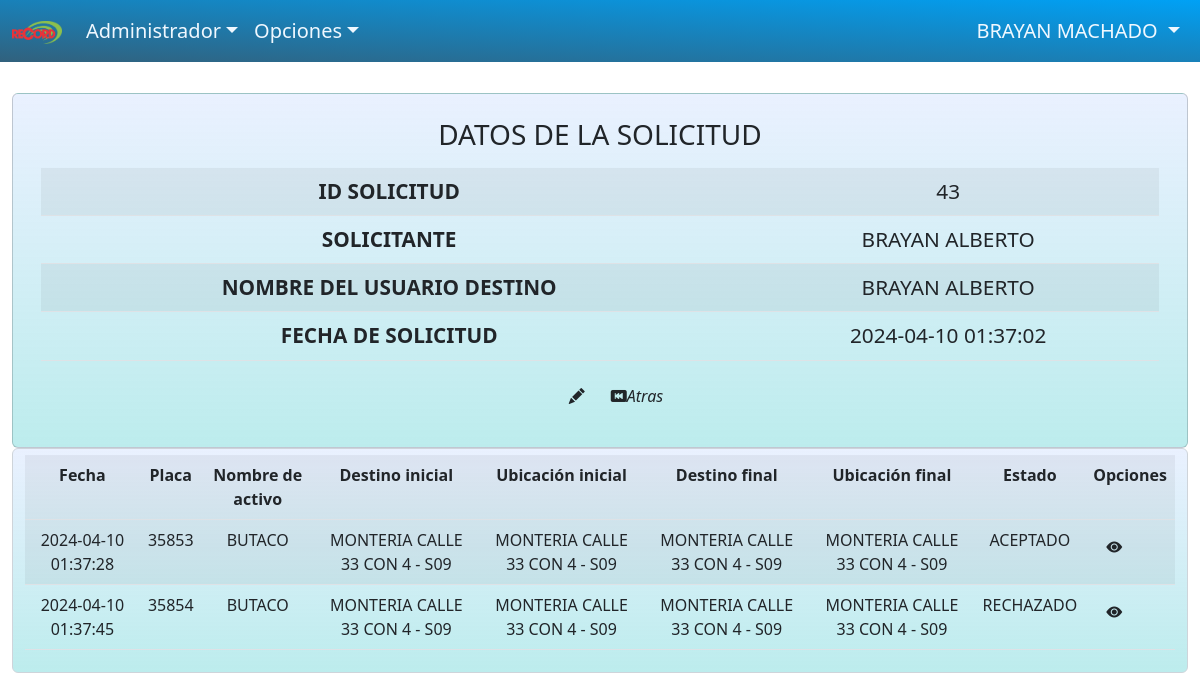
The page /administrador/traslados/asignacion_activos.php?id_solicitud=43&nombre_solicitante=6473874 (signed in) on the database its author committed.
### tables this page shows
CREATE TABLE `solicitudes_transferencia` (
  `id` int NOT NULL,
  `usuario_origen` int NOT NULL,
  `usuario_destino` int NOT NULL,
  `zona` int DEFAULT NULL,
  `centro_costo` int NOT NULL,
  `destino` int NOT NULL,
  `ubicacion` int NOT NULL,
  `fecha_solicitud` timestamp NULL DEFAULT CURRENT_TIMESTAMP,
  `estado` int NOT NULL DEFAULT '3'
);

CREATE TABLE `usuarios` (
  `identificacion` int NOT NULL,
  `nombres` varchar(45) DEFAULT NULL,
  `apellidos` varchar(50) NOT NULL,
  `usuario` varchar(45) DEFAULT NULL,
  `password` varchar(5000) DEFAULT NULL,
  `rol` int DEFAULT NULL,
  `fk_idzona` int DEFAULT NULL,
  `estado` int DEFAULT NULL
);

CREATE TABLE `activos_solicitud` (
  `id` int NOT NULL,
  `id_solicitud` int DEFAULT NULL,
  `id_activo` int NOT NULL,
  `ubicacion_inicial` int DEFAULT NULL,
  `destino_inicial` int DEFAULT NULL,
  `estado` int DEFAULT '3',
  `id_usuario_destino` int NOT NULL,
  `fecha_creacion` timestamp NULL DEFAULT CURRENT_TIMESTAMP
);

CREATE TABLE `activos_fijos` (
  `id` int NOT NULL,
  `num_placa_activo` int NOT NULL,
  `serial_activo` varchar(45) NOT NULL,
  `nombre_producto` int NOT NULL,
  `fk_desti_id` int NOT NULL,
  `fk_ubica_id` int NOT NULL,
  `fk_cedula` int NOT NULL,
  `fk_idtipoactivos` int NOT NULL,
  `estado` int NOT NULL,
  `fk_idprovedor` int NOT NULL,
  `fecha_activo` varchar(45) NOT NULL,
  `num_factura_activo` varchar(45) NOT NULL,
  `precio_activo` varchar(45) NOT NULL,
  `fk_idmarcas` int NOT NULL,
  `activofijo_repuesto` int DEFAULT NULL,
  `fk_idcentrocosto` int NOT NULL,
  `fk_idjerarquiactivo` int NOT NULL,
  `fk_idzona` int NOT NULL
);

CREATE TABLE `producto` (
  `id` int NOT NULL,
  `nombre_producto` varchar(255) NOT NULL,
  `estado` int DEFAULT NULL
);

CREATE TABLE `destino` (
  `desti_id` int NOT NULL,
  `nombre_destino` varchar(60) DEFAULT NULL,
  `fk_idcentrocosto` int DEFAULT NULL,
  `fk_pais` int DEFAULT NULL,
  `fk_departamento` int DEFAULT NULL,
  `fk_ciudad` int DEFAULT NULL,
  `estado` int DEFAULT NULL
);

CREATE TABLE `ubicacion` (
  `ubica_id` int NOT NULL,
  `nombre_ubicacion` varchar(1000) DEFAULT NULL,
  `fk_desti_id` int DEFAULT NULL,
  `fk_pais` int DEFAULT NULL,
  `fk_departamento` int DEFAULT NULL,
  `fk_ciudad` int DEFAULT NULL,
  `estado` int DEFAULT NULL
);

CREATE TABLE `estadotraslado` (
  `id` int NOT NULL,
  `nombre` varchar(15) NOT NULL
);

### administrador/traslados/asignacion_activos.php (the view, shortened to what this page needs)
<?php
include '../../database/db.php';
$id_solicitud = $_GET['id_solicitud'];
$sql = "SELECT st.id AS id_solicitud, aso.id AS id_activos_solicitud , aso.estado, st.fecha_solicitud, st.usuario_origen, st.usuario_destino, st.centro_costo,
    CASE WHEN EXISTS (
        SELECT 1
        FROM activos_solicitud aso
        WHERE aso.id_solicitud = st.id
    ) THEN dns.nombre_destino ELSE NULL END AS destino_final,
    CASE WHEN EXISTS (
        SELECT 1
        FROM activos_solicitud aso
        WHERE aso.id_solicitud = st.id
    ) THEN ubi.nombre_ubicacion ELSE NULL END AS ubicacion_final,
    af.num_placa_activo AS placa_activo, pr.nombre_producto AS nombre_activo, dn.nombre_destino AS destino_inicial,
    ub.nombre_ubicacion AS ubicacion_inicial,
    est.nombre AS nombre_estado_traslado, aso.fecha_creacion AS fecha_creacion
    FROM solicitudes_transferencia st
    LEFT JOIN activos_solicitud aso ON st.id = aso.id_solicitud
    LEFT JOIN activos_fijos af ON aso.id_activo = af.num_placa_activo
    LEFT JOIN producto pr ON af.nombre_producto = pr.id
    LEFT JOIN destino dn ON aso.destino_inicial = dn.desti_id
    LEFT JOIN ubicacion ub ON aso.ubicacion_inicial = ub.ubica_id
    LEFT JOIN ubicacion ubi ON st.ubicacion = ubi.ubica_id
    LEFT JOIN destino dns ON st.destino = dns.desti_id
    LEFT JOIN estadotraslado est ON aso.estado = est.id
    WHERE st.id = $id_solicitud";
$result = $conexion->query($sql);
$sqli = "SELECT st.fecha_solicitud, st.usuario_destino AS usuario_envio_destino, usu.nombres AS usuario_origen, usua.nombres AS usuario_destino
    FROM solicitudes_transferencia st
    LEFT JOIN usuarios usu ON st.usuario_origen = usu.identificacion
    LEFT JOIN usuarios usua ON st.usuario_destino = usua.identificacion
    WHERE st.id =  $id_solicitud";
$resultados = $conexion->query($sqli);
$solicitudess = $resultados->fetch_assoc();
?>
<!DOCTYPE html>
<html lang="en">
<head>
    <link rel="stylesheet" href="https://cdn.jsdelivr.net/npm/bootstrap@5.2.3/dist/css/bootstrap.min.css">
    <link rel="stylesheet" href="../../css/activos.css">
    <link href="https://unpkg.com/slim-select@latest/dist/slimselect.css" rel="stylesheet">
    <link rel="stylesheet" href="https://cdn.jsdelivr.net/npm/bootstrap-icons@1.11.3/font/bootstrap-icons.min.css">
</head>
<body>
    <?php
    include('../pantallas/header_pantallas.php');
    ?>
    <br>
    <div class="container tam-card-personal">
        <div class="row">
            <div class="col md-8">
                <div class="bg-card-personal card  text-white">
                    <div class="card-body ">
                        <div class="row">
                            <div class="col text-dark">
                                <h3 class="card-title "> DATOS DE LA SOLICITUD</h3>
                                <div class="container">
                                    <table class="bigtables table  table-striped table-hover text-dark">
                                        <tbody>
                                            <tr class="">
                                                <th>ID SOLICITUD</th>
                                                <td><?php echo $id_solicitud; ?></td>
                                            </tr>
                                            <tr>
                                                <th>SOLICITANTE</th>
                                                <td>
                                                    <?php echo $solicitudess["usuario_origen"]; ?>
                                                </td>
                                            </tr>
                                            <tr>
                                                <th>NOMBRE DEL USUARIO DESTINO</th>
                                                <td><?php echo $solicitudess["usuario_destino"]; ?></td>
                                            </tr>
                                            <tr>
                                                <th>FECHA DE SOLICITUD</th>
                                                <td><?php echo $solicitudess["fecha_solicitud"]; ?></td>
                                            </tr>
                                        </tbody>
                                    </table>
                                </div>
                                <i>
                                    <ul class="separar d-flex">
                                        <li><a title="Editar" class=" bi bi-pencil-fill btn text-dark" href=""></a></li>
                                        <li><a title="Atras" class="bi bi-skip-backward-btn-fill text-dark btn"
                                                href="solicitudes.php">Atras</a></li>
                                    </ul>
                                </i>
                            </div>
                        </div>
                    </div>
                </div>
            </div>
        </div>
    </div>
    <div class="container tam-card-personal">
        <div class="container form-control bg-card-personal">
            <div class="row">
                <div class="col-md-8">
                    <?php if ($result->num_rows > 0): ?>
                    <table class="bigtables table  table-striped table-hover">
                        <tbody>
                            <tr class="text-dark bigtable">
                                <th>Fecha</th>
                                <th>Placa</th>
                                <th>Nombre de activo</th>
                                <th>Destino inicial</th>
                                <th>Ubicación inicial</th>
                                <th>Destino final</th>
                                <th>Ubicación final</th>
                                <th>Estado</th>
                                <th>Opciones</th>
                            </tr>
                        </tbody>
                        <tbody class="bigtable">
                            <?php while($row = $result->fetch_assoc()): ?>
                            <tr>
                                <td><?php echo $row["fecha_creacion"]; ?></td>
                                <td><?php echo $row["placa_activo"]; ?></td>
                                <td><?php echo $row["nombre_activo"]; ?></td>
                                <td><?php echo $row["destino_inicial"]; ?></td>
                                <td><?php echo $row["ubicacion_inicial"]; ?></td>
                                <td><?php echo $row["destino_final"]; ?></td>
                                <td><?php echo $row["ubicacion_final"]; ?></td>
                                <td><?php echo $row["nombre_estado_traslado"]; ?></td>
                                <td>
                                    <?php if ($row["destino_final"] != null && $row["ubicacion_final"] != null): ?>
                                    <div class="d-flex">
                                        <a class="bi bi-eye-fill btn text-dark" href=""></a>
                                    </div>
                                    <?php endif; ?>
                                </td>
                            </tr>
                            <?php endwhile; ?>
                        </tbody>
                    </table>
                    <?php else: ?>
                    <p>No se encontraron activos enviados para esta solicitud.</p>
                    <?php endif; ?>
                </div>
            </div>
        </div>
    </div>
</body>
</html>

### css/activos.css (style rules this page uses)
body { height: 100%; margin: 0; font-size: 1.3rem; font-weight: 200; line-height: 1.5; color: #212529; background-color: #fff; -webkit-text-size-adjust: 100%; -webkit-tap-highlight-color: rgba(0, 0, 0, 0); background-image: url(../complemento/imagen/fondoweb.jpg); background-size: cover; background-repeat: no-repeat; background-attachment: fixed; }
.container, .container-fluid, .container-xxl, .container-xl, .container-lg, .container-md, .container-sm { --bs-gutter-x: 1.5rem; --bs-gutter-y: 0; width: 100%; padding-right: calc(var(--bs-gutter-x)* 0.5); padding-left: calc(var(--bs-gutter-x)* 0.5); margin-right: auto; margin-left: auto; }
.container-lg, .container-md, .container-sm, .container { max-width: 1300px; }
.container-md, .container-sm, .container { max-width: 960px; }
.container-sm, .container { max-width: 1300px; }
ol, ul, dl { margin-top: 0; margin-bottom: 1rem; }
li { display: list-item; text-align: -webkit-match-parent; unicode-bidi: isolate; }
i { font-style: italic; }
.d-flex { display: flex !important; }
.row { --bs-gutter-x: 1.5rem; --bs-gutter-y: 0; display: flex; flex-wrap: wrap; margin-top: calc(-1* var(--bs-gutter-y)); margin-right: calc(-0.5* var(--bs-gutter-x)); margin-left: calc(-0.5* var(--bs-gutter-x)); }
.row .col-md-8 { width: 100%; }
.col-md-8 { flex: 0 0 auto; width: 66.66666667%; }
h3, .h3 { font-size: calc(1.3rem + 0.6vw); }
h6, .h6, h5, .h5, h4, .h4, h3, .h3, h2, .h2, h1, .h1 { margin-top: 0; margin-bottom: 0.5rem; font-weight: 500; line-height: 1.2; }
.btn { --bs-btn-padding-x: 0.75rem; --bs-btn-padding-y: 0.375rem; --bs-btn-font-family: ; --bs-btn-font-size: 1rem; --bs-btn-font-weight: 400; --bs-btn-line-height: 1.5; --bs-btn-color: #ffffff; --bs-btn-bg: transparent; --bs-btn-border-width: 1px; --bs-btn-border-color: transparent; --bs-btn-border-radius: 0.375rem; --bs-btn-box-shadow: inset 0 1px 0 rgba(255, 255, 255, 0.15), 0 1px 1px rgba(0, 0, 0, 0.075); --bs-btn-disabled-opacity: 0.65; --bs-btn-focus-box-shadow: 0 0 0 0.25rem rgba(var(--bs-btn-focus-shadow-rgb), .5); display: inline-block; padding: var(--bs-btn-padding-y) var(--bs-btn-padding-x); font-family: var(--bs-btn-font-family); font-size: var(--bs-btn-font-size); font-weight: var(--bs-btn-font-weight); line-height: var(--bs-btn-line-height); color: var(--bs-btn-color); text-align: center; text-decoration: none; vertical-align: middle; cursor: pointer; user-select: none; border: var(--bs-btn-border-width) solid var(--bs-btn-border-color); border-radius: var(--bs-btn-border-radius); background-color: var(--bs-btn-bg); transition: color 0.15s ease-in-out, background-color 0.15s ease-in-out, border-color 0.15s ease-in-out, box-shadow 0.15s ease-in-out; }
.table { --bs-table-color: var(--bs-body-color); --bs-table-bg: transparent; --bs-table-border-color: var(--bs-border-color); --bs-table-accent-bg: transparent; --bs-table-striped-color: var(--bs-body-color); --bs-table-striped-bg: rgba(0, 0, 0, 0.05); --bs-table-active-color: var(--bs-body-color); --bs-table-active-bg: rgba(0, 0, 0, 0.1); --bs-table-hover-color: var(--bs-body-color); --bs-table-hover-bg: rgba(0, 0, 0, 0.075); width: 100%; margin-bottom: 1rem; color: var(--bs-table-color); vertical-align: top; border-color: var(--bs-table-border-color); text-align: center; }
.table > tbody { vertical-align: inherit; }
thead, tbody, tfoot, tr, td, th { border-color: inherit; border-style: solid; border-width: 0; }
.text-dark { --bs-text-opacity: 1; color: rgba(var(--bs-dark-rgb), var(--bs-text-opacity)) !important; }
.table > :not(caption) > * > * { padding: 0.5rem 0.5rem; background-color: var(--bs-table-bg); border-bottom-width: 1px; box-shadow: inset 0 0 0 9999px var(--bs-table-accent-bg); }
.separar { display: flex; justify-content: center; list-style: none; }
.bg-card-personal { background: rgb(34, 193, 195); background: linear-gradient(0deg, rgba(34, 193, 195, 0.3) 0%, rgba(45, 115, 253, 0.1) 100%); }
.card-title { margin-bottom: var(--bs-card-title-spacer-y); text-align: center; }
*, *::before, *::after { box-sizing: border-box; }

### rows shown on the page
solicitudes_transferencia: usuario_origen.nombres "BRAYAN ALBERTO", fecha_solicitud "2024-04-10 01:37:02"
activos_solicitud: fecha_creacion "2024-04-10 01:37:28", activos_fijos.num_placa_activo "35853", producto.nombre_producto "BUTACO", destino_inicial.nombre_destino "MONTERIA CALLE 33 CON 4 - S09", ubicacion_inicial.nombre_ubicacion "MONTERIA CALLE 33 CON 4 - S09", destino_final "MONTERIA CALLE 33 CON 4 - S09", ubicacion_final "MONTERIA CALLE 33 CON 4 - S09", estado.nombre "ACEPTADO"
activos_solicitud: fecha_creacion "2024-04-10 01:37:45", activos_fijos.num_placa_activo "35854", producto.nombre_producto "BUTACO", destino_inicial.nombre_destino "MONTERIA CALLE 33 CON 4 - S09", ubicacion_inicial.nombre_ubicacion "MONTERIA CALLE 33 CON 4 - S09", destino_final "MONTERIA CALLE 33 CON 4 - S09", ubicacion_final "MONTERIA CALLE 33 CON 4 - S09", estado.nombre "RECHAZADO"

### other values the page prints
$n_usuario "BRAYAN"
$apellidos "MACHADO"
$id_solicitud "43"
